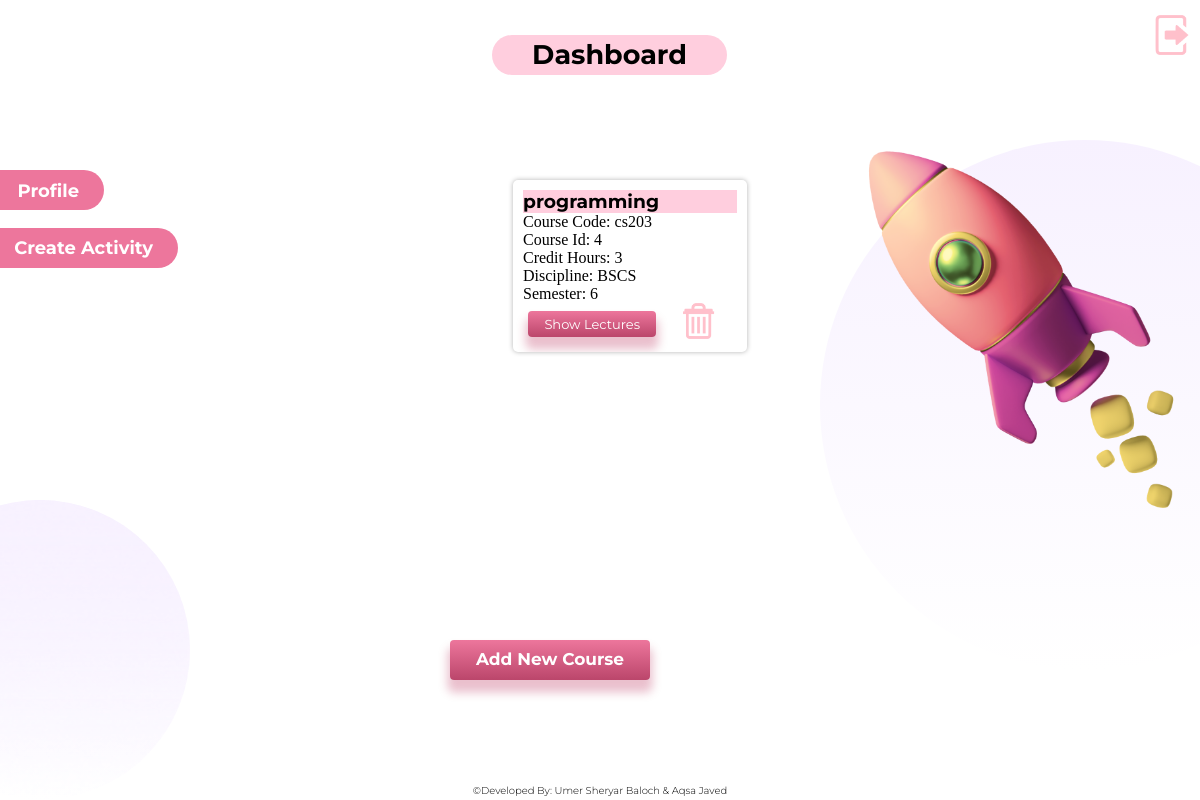
/dashboard (signed in), run on an earlier commit of the app's database.
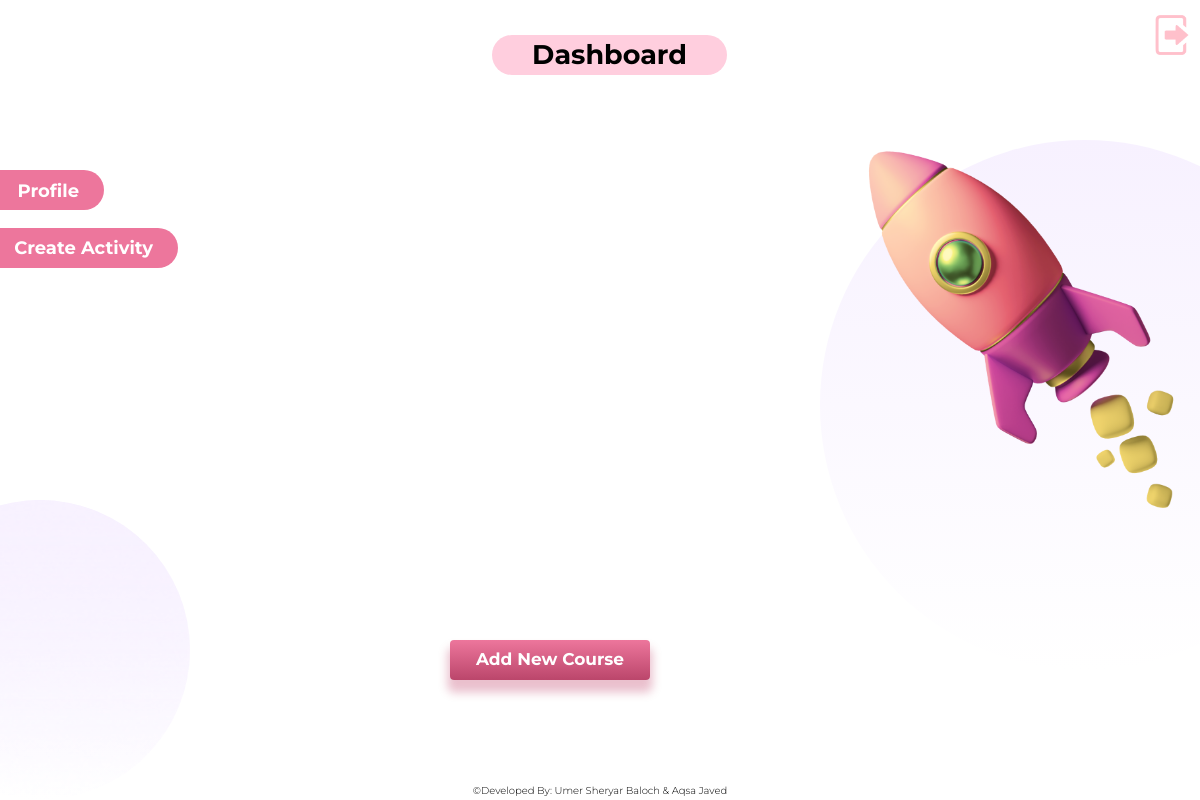
And on a later commit of the database.
### main/models.py (models this page shows)
class Course(models.Model):
    course_id = models.AutoField(primary_key=True)
    course_name = models.CharField(max_length=100)
    course_code = models.CharField(max_length=20)
    credit_hours = models.IntegerField(default=3)
    discipline = models.CharField(max_length=5, default='BSCS')
    semester = models.SmallIntegerField(default=1)
    teacher = models.ForeignKey(Teacher, on_delete=models.CASCADE)

### main/views.py (the view)
# urls.py: path('dashboard', views.dashboard, name='dashboard'),
@login_required(login_url='signin/')
def dashboard(request):
    if hasattr(request.user, 'teacher'):
        courses = Course.objects.filter(teacher=request.user.teacher)
        context = {
            'courses': courses,
        }
    return render(request, 'dashboard.html', context)

### main/templates/dashboard.html (shortened to what this page needs)
<!DOCTYPE html>
<html lang="en">
<head>
    {% load static %}
    <link rel="stylesheet" href="{% static 'css/dashboard.css' %}">
</head>
<body>
    <div class="container">
        <div class="title">
            <h1>Dashboard</h1>
        </div>
        <div class="buttons">
            <a href="profile" class="profile-button">Profile</a>
            <a href="activity" class="activity-button">Create Activity</a>
        </div>
        <div class="course-div" id="course-list">
            {% for course in courses %}
            <div class="course">
                <h3>{{ course.course_name }}</h3>
                <p>Course Code: {{ course.course_code }}</p>
                <p>Course Id: {{ course.course_id }}</p>
                <p>Credit Hours: {{ course.credit_hours }}</p>
                <p>Discipline: {{ course.discipline }}</p>
                <p>Semester: {{ course.semester }}</p>
                <a href="{% url 'lectures' course_id=course.course_id %}" class="show_lectures">Show Lectures</a>
                <a href="{% url 'delete_course' course_id=course.course_id %}" class="delete_course"><img src="{% static 'resources/delete.ico' %}" alt=""></a>
            </div>
            {% endfor %}
        </div>
        <a href="add course" class="addCourse-button">Add New Course</a>
        <a href="signout" class="logout-button"><img src="{% static 'resources/logout.png' %}" alt=""></a>
        <img class="mediumellipse" src="{% static 'resources/Ellipse.png' %}" alt="">
        <div class="gradient-right">
            <img src="{% static 'resources/rocket big.png' %}" alt="">
        </div>
    </div>
    <footer>
        <p>©Developed By: Umer Sheryar Baloch & Aqsa Javed</p>
    </footer>
</body>
</html>

What changed in the data, as far as the page shows it:
removed Course: course_name "programming", course_code "cs203", course_id "4", credit_hours "3", discipline "BSCS", semester "6"
